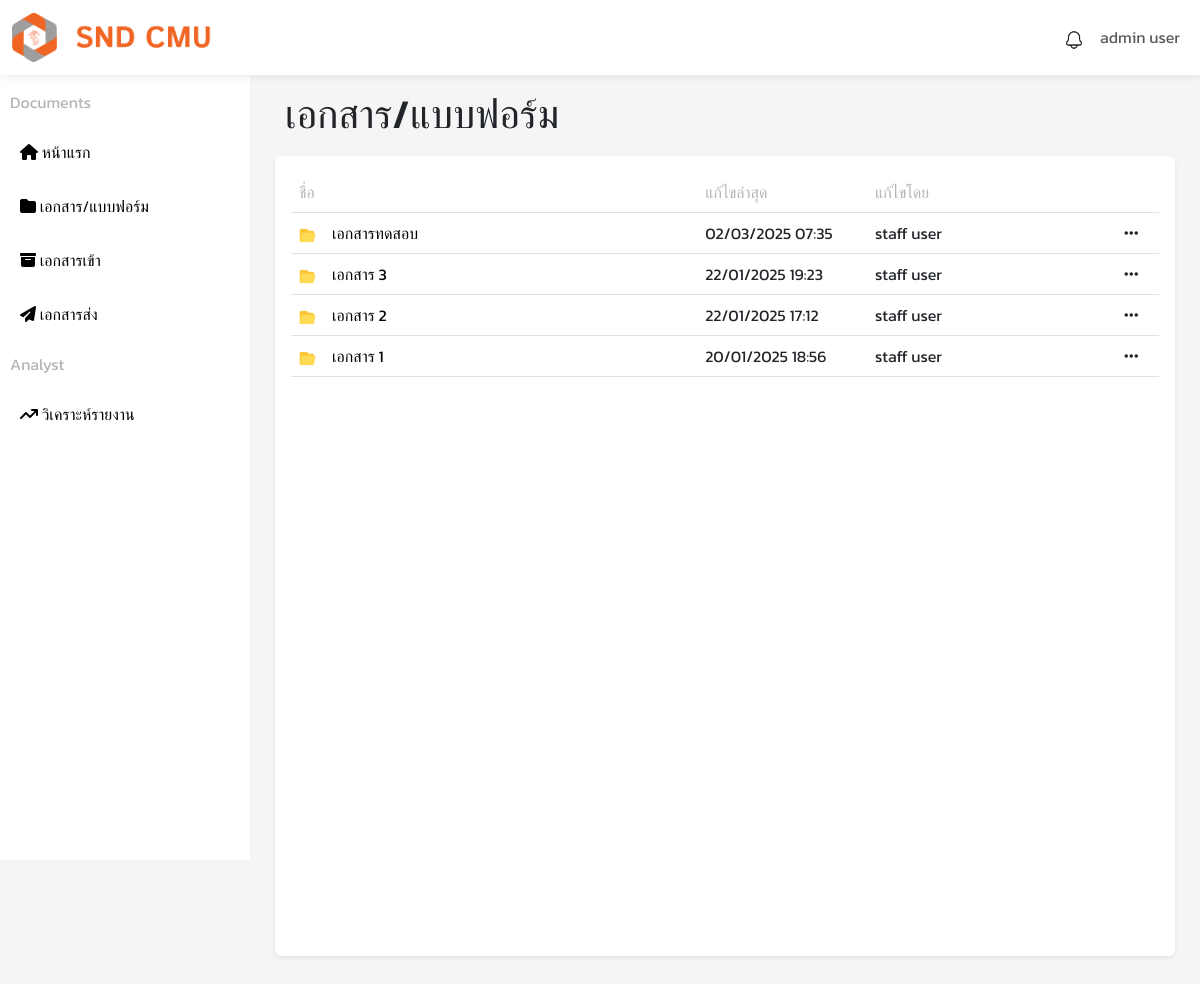
Screenshot of /pages/form/folder-lect.php (signed in) with the database file from the repository.
### tables this page shows
CREATE TABLE `users` (
  `user_id` int(11) NOT NULL,
  `prefix` varchar(50) NOT NULL,
  `upassword` varchar(255) NOT NULL,
  `firstname` varchar(100) NOT NULL,
  `lastname` varchar(100) NOT NULL,
  `position` varchar(100) NOT NULL,
  `email` varchar(100) NOT NULL,
  `role` enum('staff','lecturer','admin') NOT NULL,
  `status` varchar(1) NOT NULL DEFAULT '1',
  `created_at` timestamp NOT NULL DEFAULT current_timestamp()
);

CREATE TABLE `folders` (
  `folder_id` int(11) NOT NULL,
  `folder_name` varchar(255) NOT NULL,
  `created_by` int(11) DEFAULT NULL,
  `created_at` timestamp NOT NULL DEFAULT current_timestamp(),
  `updated_at` timestamp NOT NULL DEFAULT current_timestamp() ON UPDATE current_timestamp()
);

### config/func.php (called while the page is built, shortened)
<?php
function fetch_user($conn, $user_id) {
    $query = "SELECT prefix, firstname, lastname FROM users WHERE user_id = ? LIMIT 1";
    $stmt = $conn->prepare($query);
    $stmt->bind_param("s", $user_id);
    $stmt->execute();
    $result = $stmt->get_result();
    if ($result->num_rows > 0) {
        return $result->fetch_assoc();
    } else {
        return null;
    }
}
function fetch_folder($conn) {
    $sql = "
        SELECT f.folder_id, f.folder_name, f.updated_at, u.firstname, u.lastname, u.prefix
        FROM folders f
        INNER JOIN users u ON f.created_by = u.user_id
        ORDER BY f.updated_at DESC
    ";
    $stmt = $conn->prepare($sql);
    $stmt->execute();
    return $stmt->get_result();
}
?>

### pages/form/folder-lect.php (the view, shortened to what this page needs)
<?php
include '../../config/func.php';
$user_id = $_SESSION['user_id'];
$data = fetch_user($conn, $user_id);
?>
<!DOCTYPE html>
<html lang="en">
<head>
    <link rel="stylesheet" href="../../assets/css/style.css">
    <link href="https://cdn.jsdelivr.net/npm/bootstrap@5.3.3/dist/css/bootstrap.min.css" rel="stylesheet">
    <link rel="stylesheet" href="https://cdnjs.cloudflare.com/ajax/libs/font-awesome/6.1.1/css/all.min.css">
    <link rel="stylesheet" href="https://cdnjs.cloudflare.com/ajax/libs/twitter-bootstrap/5.3.0/css/bootstrap.min.css">
    <link rel="stylesheet" href="https://cdn.datatables.net/2.2.2/css/dataTables.bootstrap5.css">
</head>
<body style="background-color: #F5F5F5;">
    <nav id="header" class="navbar navbar-expand-lg bg-body fixed-top">
        <div class="container-fluid">
            <a class="navbar-brand" href="#"><img src="../../assets/img/logo-snd.png" alt="" width="200px"></a>
            <div class="collapse navbar-collapse" id="navbarSupportedContent">
                <ul class="navbar-nav ms-auto">
                    <?php include '../../components/notification_component.php'; ?>
                    <li class="nav-item dropdown">
                        <a class="nav-link" href="#" role="button" data-bs-toggle="dropdown" aria-expanded="false">
                            <?php echo isset($data) ? $data['prefix'] . " " . $data['firstname'] . " " . $data['lastname'] : "ไม่พบข้อมูล"; ?>
                        </a>
                    </li>
                </ul>
            </div>
        </div>
    </nav>
    <section id="sidebar">
        <div class="sidebar-dash">
            <div class="list-dash">
                <div class="dash">
                    <div class="title-sidebar">
                        <p>Documents
                    </div>
                    <ul>
                        <li><a href="../dashboard/lecturer.php">
                                <div><i class="fa-solid fa-house"></i> หน้าแรก</div>
                            </a></li>
                        <li><a href="folder-lect.php">
                                <div><i class="fa-solid fa-folder"></i> เอกสาร/แบบฟอร์ม</div>
                            </a></li>
                        <li><a href="../inbox/inbox_lect.php">
                                <div><i class="fa-solid fa-box-archive"></i> เอกสารเข้า</div>
                            </a></li>
                        <li><a href="../submission/send_lect.php">
                                <div><i class="fa-solid fa-paper-plane"></i> เอกสารส่ง</div>
                            </a></li>
                    </ul>
                </div>
                <div class="analyst">
                    <div class="title-sidebar">
                        <p>Analyst
                    </div>
                    <ul>
                        <li><a href="../analyst/analyst-staff.php">
                                <div><i class="fa-solid fa-arrow-trend-up"></i> วิเคราะห์รายงาน</div>
                            </a></li>
                    </ul>
                </div>
            </div>
        </div>
    </section>
    <section id="container">
        <div class="content-header">
            <h1>เอกสาร/แบบฟอร์ม</h1>
        </div>
        <div class="content shadow-sm p-3 mb-5 rounded">
            <table id="listfolderTable" class="table table-hover mb-3">
                <thead>
                    <tr>
                        <th colspan="2" style="width: 45%;">ชื่อ</th>
                        <th style="width: 20%; text-align: left;">แก้ไขล่าสุด</th>
                        <th style="width: 30%;">แก้ไขโดย</th>
                        <th style="width: 5%;"></th>
                    </tr>
                </thead>
                <tbody>
                    <?php
                    $result = fetch_folder($conn);
                    if ($result->num_rows > 0) {
                        while ($row = $result->fetch_assoc()) {
                            echo "<tr>";
                            echo "<td><img src='../../assets/img/folder.png' width='17px'></td>";
                            echo "<td style='width: 45%;'><a href='file_lect.php?folder_id=" . $row['folder_id'] . "'>" . $row['folder_name'] . "</a></td>";
                            echo "<td style='width: 20%; text-align: left;'>" . date("d/m/Y H:i", strtotime($row['updated_at'])) . "</td>";
                            echo "<td style='width: 30%;'>" . $row['prefix'] . " " . $row['firstname'] . " " . $row['lastname'] . "</td>";
                            echo "<td style='width: 5%;'><a class='link-dark' href='#' data-bs-toggle='dropdown' aria-expanded='false'><i class='fas fa-ellipsis-h '></i></a>
                                    <ul class='dropdown-menu'>
                                        <li><a id='exit' class='dropdown-item' href='folder_del.php?folder_id=" . $row['folder_id'] . "'>ลบ</a></li>
                                    </ul></td>";
                            echo "</tr>";
                        }
                    }
                    ?>
                </tbody>
            </table>
        </div>
    </section>
</body>
</html>

### assets/css/style.css (style rules this page uses)
#sidebar { font-family: "Kanit", sans-serif; font-style: normal; margin-top: 60px; width: 250px; height: 100vh; background-color: #fff; color: #000; padding: 30px 10px 10px 10px; box-sizing: border-box; position: fixed; top: 0; left: 0; overflow-y: auto; font-weight: 300; }
#sidebar ul { list-style: none; padding: 0; }
#sidebar ul li { margin: 10px 0; }
#sidebar a { text-decoration: none; color: #000; display: flex; align-items: center; gap: 10px; padding: 10px; transition: background-color 0.3s; }
.title-sidebar { color: #B5B5B5; font-weight: 400; }
#header { box-shadow: 0 0 10px rgba(0, 0, 0, 0.1); font-family: "Kanit", sans-serif; font-style: normal; }
#container { font-family: "Kanit", sans-serif; font-style: normal; margin-top: 80px; margin-left: 275px; margin-right: 25px; }
.content-header { display: flex; align-items: center; justify-content: space-between; padding: 10px; }
.content { background-color: #fff; border-radius: 7px; padding: 20px; min-height: 100vh; height: auto; }
.content table th { color: #B5B5B5; font-weight: 300; }
.content table td a { color: #000; text-decoration: none; }
::placeholder { font-size: 16px; }

### rows the page displays
users: firstname "admin", lastname "user"
folders: folder_name "เอกสารทดสอบ", updated_at "02/03/2025 07:35", created_by.firstname "staff", created_by.lastname "user"
folders: folder_name "เอกสาร 3", updated_at "22/01/2025 19:23", created_by.firstname "staff", created_by.lastname "user"
folders: folder_name "เอกสาร 2", updated_at "22/01/2025 17:12", created_by.firstname "staff", created_by.lastname "user"
folders: folder_name "เอกสาร 1", updated_at "20/01/2025 18:56", created_by.firstname "staff", created_by.lastname "user"
